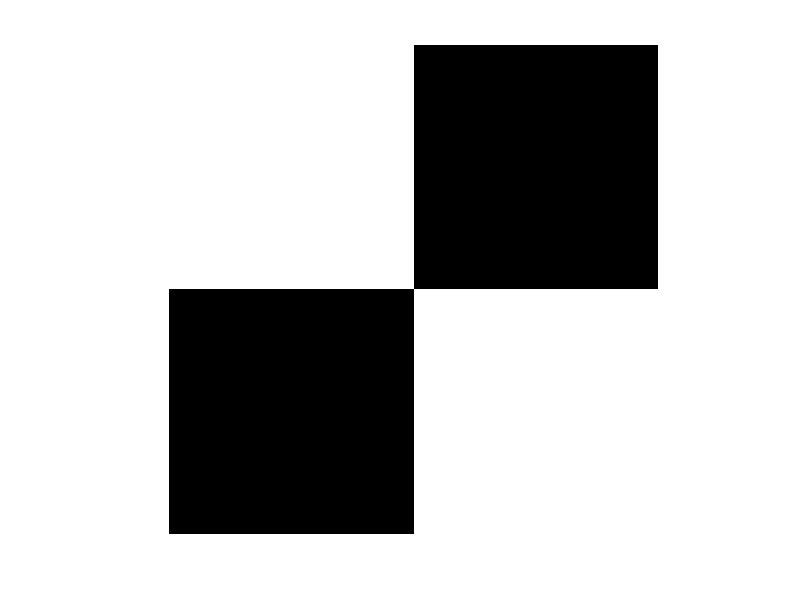
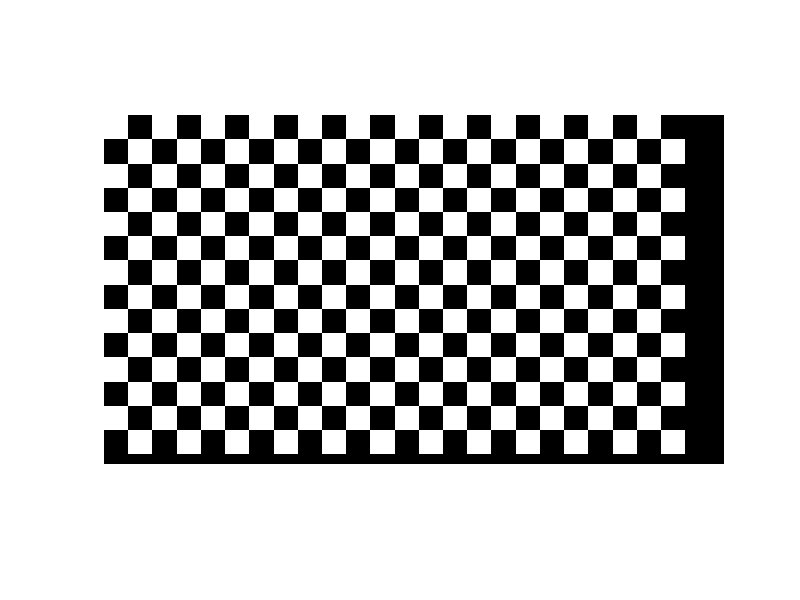

The MATLAB source for these figures, in order:
close all

% pattern generator
xresolution = 1280;
yresolution = 720;
channels = 3;
outputpattern = zeros(yresolution,xresolution,channels);

black = [0 0 0];
white = [255 255 255];
red = [255 0 0];
green = [0 255 0];
blue = [0 0 255];
cyan = [0 255 255];
magenta = [255 0 255];
yellow = [255 255 0];

%checkerboard pattern
checkersize = 50; % pixels
patternsizex = checkersize*2; % number of checkers in x direction before pattern repeats
patternsizey = checkersize*2; % number of checkers in y direction before pattern repeats
subpattern = zeros(patternsizex,patternsizey,channels);
for i = 1:checkersize
    for j = 1:checkersize
        subpattern(i,j,:) = white;
        subpattern(i+checkersize,j,:) = black;
        subpattern(i,j+checkersize,:) = black;
        subpattern(i+checkersize,j+checkersize,:) = white;
    end
end
figure(1)
imshow(subpattern)

numpatternshorz = floor(yresolution / patternsizex);
numpatternsvert = floor(xresolution / patternsizey);

for i = 1:patternsizex:numpatternshorz*patternsizex
    for j = 1:patternsizey:numpatternsvert*patternsizey
        outputpattern(i:i+patternsizex-1,j:j+patternsizey-1,:) = subpattern;
    end
end

figure(2);
imshow(outputpattern)
